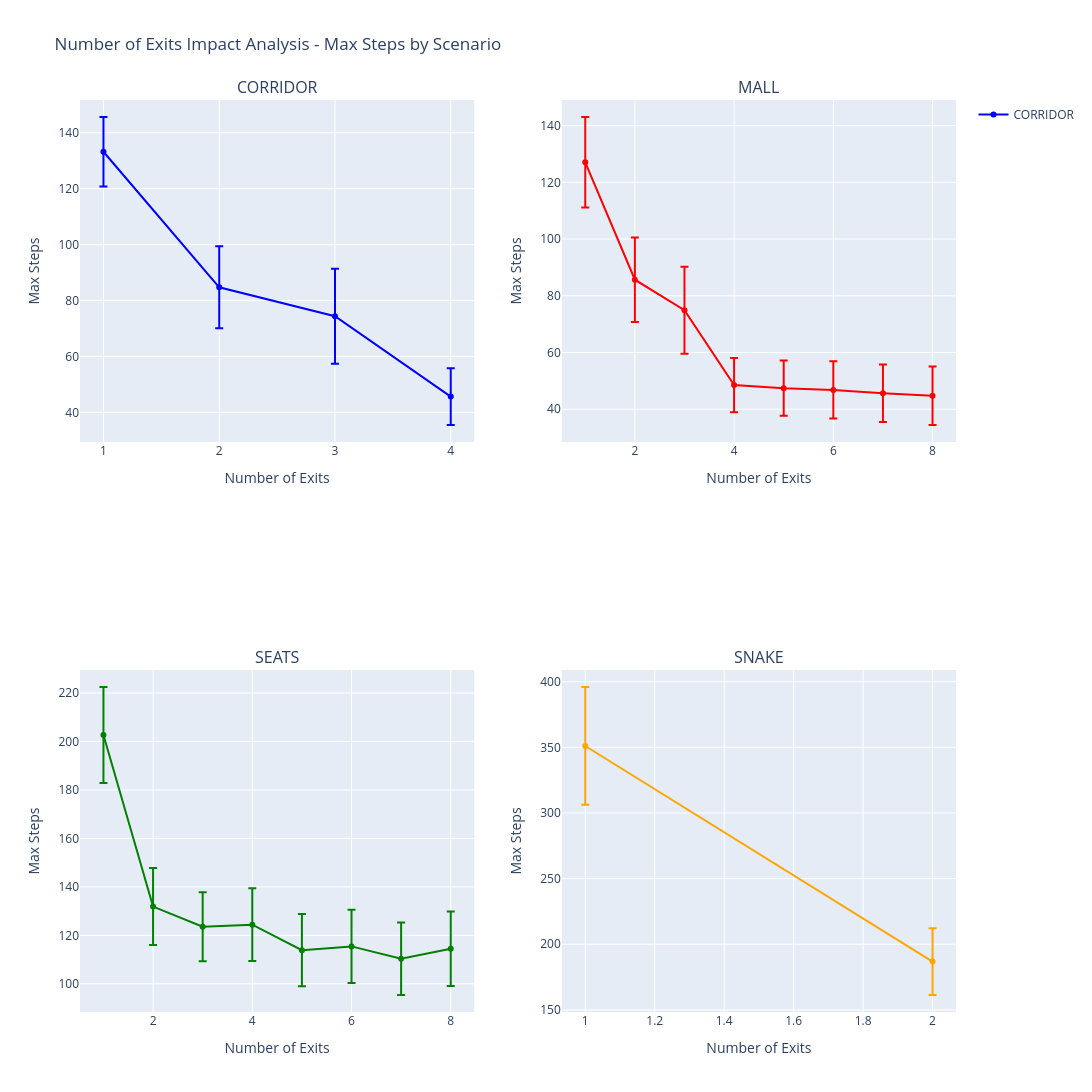

The cell this chart's notebook holds for it:
### Code cell
# Create subplots: one per scenario type with number of exits comparison
num_scenarios_n_exits = len(scenario_types_n_exits)

# Calculate dimensions for subplots (2 columns, rows as needed)
num_cols = 2
num_rows = (num_scenarios_n_exits + num_cols - 1) // num_cols

fig = make_subplots(
    rows=num_rows, cols=num_cols,
    subplot_titles=[s.upper() for s in scenario_types_n_exits],
    specs=[[{} for _ in range(num_cols)] for _ in range(num_rows)]
)

# Get unique number of exits
n_exits_values = sorted(max_steps_n_exits['n_exits'].unique())
colors_n_exits = ["blue", "red", "green", "orange", "purple", "brown", "pink", "cyan"]

# Create a line plot for each scenario
for idx, scenario in enumerate(scenario_types_n_exits):
    row = (idx // num_cols) + 1
    col = (idx % num_cols) + 1
    
    scenario_data = max_steps_n_exits[max_steps_n_exits['scenario_type'] == scenario]
    
    # Aggregate data for the line plot
    scenario_stats = scenario_data.groupby("n_exits")["max_steps"].agg(["mean", "std"]).reset_index()
    scenario_stats = scenario_stats.sort_values("n_exits")
    
    if len(scenario_stats) > 0:
        fig.add_trace(
            go.Scatter(
                x=scenario_stats["n_exits"],
                y=scenario_stats["mean"],
                error_y=dict(type="data", array=scenario_stats["std"], visible=True),
                mode="lines+markers",
                name=scenario.upper(),
                line=dict(color=colors_n_exits[idx % len(colors_n_exits)]),
                showlegend=(idx == 0),  # Show legend only for first subplot
            ),
            row=row, col=col
        )
    
    fig.update_xaxes(title_text="Number of Exits", row=row, col=col)
    fig.update_yaxes(title_text="Max Steps", row=row, col=col)

fig.update_layout(height=300*num_rows*3, width=1400, showlegend=True,
                  title_text="Number of Exits Impact Analysis - Max Steps by Scenario")
fig.show()

### Figure 1 — Plotly figure (JSON) as saved in the notebook; plotly's stock layout.template omitted (floating-point values rounded to 4 significant figures)
{"data": [{"error_y": {"array": [12.39, 14.66, 16.97, 10.11], "type": "data", "visible": true}, "line": {"color": "blue"}, "mode": "lines+markers", "name": "CORRIDOR", "showlegend": true, "type": "scatter", "x": [1, 2, 3, 4], "xaxis": "x", "y": [133.2, 84.72, 74.4, 45.65], "yaxis": "y"}, {"error_y": {"array": [15.96, 14.88, 15.35, 9.598, 9.778, 10.11, 10.13, 10.31], "type": "data", "visible": true}, "line": {"color": "red"}, "mode": "lines+markers", "name": "MALL", "showlegend": false, "type": "scatter", "x": [1, 2, 3, 4, 5, 6, 7, 8], "xaxis": "x2", "y": [127.0, 85.67, 74.92, 48.51, 47.44, 46.81, 45.66, 44.79], "yaxis": "y2"}, {"error_y": {"array": [19.79, 15.88, 14.23, 15.02, 14.95, 15.12, 14.94, 15.37], "type": "data", "visible": true}, "line": {"color": "green"}, "mode": "lines+markers", "name": "SEATS", "showlegend": false, "type": "scatter", "x": [1, 2, 3, 4, 5, 6, 7, 8], "xaxis": "x3", "y": [202.7, 131.9, 123.6, 124.4, 113.9, 115.4, 110.4, 114.4], "yaxis": "y3"}, {"error_y": {"array": [44.84, 25.35], "type": "data", "visible": true}, "line": {"color": "orange"}, "mode": "lines+markers", "name": "SNAKE", "showlegend": false, "type": "scatter", "x": [1, 2], "xaxis": "x4", "y": [351.0, 186.8], "yaxis": "y4"}], "layout": {"annotations": [{"font": {"size": 16}, "showarrow": false, "text": "CORRIDOR", "x": 0.225, "xanchor": "center", "xref": "paper", "y": 1, "yanchor": "bottom", "yref": "paper"}, {"font": {"size": 16}, "showarrow": false, "text": "MALL", "x": 0.775, "xanchor": "center", "xref": "paper", "y": 1, "yanchor": "bottom", "yref": "paper"}, {"font": {"size": 16}, "showarrow": false, "text": "SEATS", "x": 0.225, "xanchor": "center", "xref": "paper", "y": 0.375, "yanchor": "bottom", "yref": "paper"}, {"font": {"size": 16}, "showarrow": false, "text": "SNAKE", "x": 0.775, "xanchor": "center", "xref": "paper", "y": 0.375, "yanchor": "bottom", "yref": "paper"}], "height": 1800, "showlegend": true, "title": {"text": "Number of Exits Impact Analysis - Max Steps by Scenario"}, "width": 1400, "xaxis": {"anchor": "y", "domain": [0, 0.45], "title": {"text": "Number of Exits"}}, "xaxis2": {"anchor": "y2", "domain": [0.55, 1], "title": {"text": "Number of Exits"}}, "xaxis3": {"anchor": "y3", "domain": [0, 0.45], "title": {"text": "Number of Exits"}}, "xaxis4": {"anchor": "y4", "domain": [0.55, 1], "title": {"text": "Number of Exits"}}, "yaxis": {"anchor": "x", "domain": [0.625, 1], "title": {"text": "Max Steps"}}, "yaxis2": {"anchor": "x2", "domain": [0.625, 1], "title": {"text": "Max Steps"}}, "yaxis3": {"anchor": "x3", "domain": [0, 0.375], "title": {"text": "Max Steps"}}, "yaxis4": {"anchor": "x4", "domain": [0, 0.375], "title": {"text": "Max Steps"}}}}
